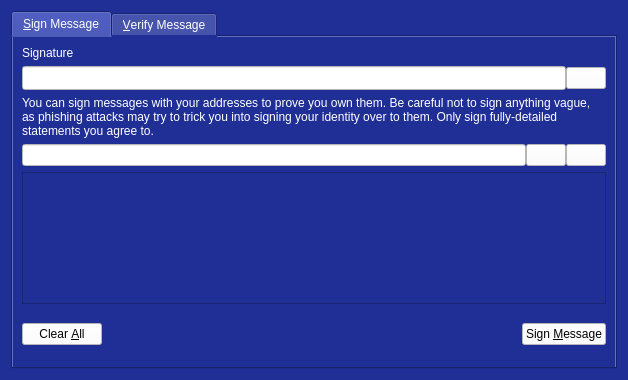
<?xml version="1.0" encoding="UTF-8"?>
<ui version="4.0">
 <class>SignVerifyMessageDialog</class>
 <widget class="QDialog" name="SignVerifyMessageDialog">
  <property name="geometry">
   <rect>
    <x>0</x>
    <y>0</y>
    <width>628</width>
    <height>380</height>
   </rect>
  </property>
  <property name="windowTitle">
   <string>Signatures - Sign / Verify a Message</string>
  </property>
  <property name="styleSheet">
   <string notr="true">background-color: rgb(32, 47, 149);
font: 57 8pt &quot;Dosis&quot;;
color: rgb(255, 255, 255);</string>
  </property>
  <property name="modal">
   <bool>true</bool>
  </property>
  <layout class="QVBoxLayout" name="verticalLayout">
   <item>
    <widget class="QTabWidget" name="tabWidget">
     <property name="currentIndex">
      <number>0</number>
     </property>
     <widget class="QWidget" name="tabSignMessage">
      <attribute name="title">
       <string>&amp;Sign Message</string>
      </attribute>
      <layout class="QVBoxLayout" name="verticalLayout_SM">
       <item>
        <widget class="QLabel" name="signatureLabel_SM">
         <property name="text">
          <string>Signature</string>
         </property>
         <property name="textFormat">
          <enum>Qt::PlainText</enum>
         </property>
        </widget>
       </item>
       <item>
        <layout class="QHBoxLayout" name="horizontalLayout_2_SM">
         <property name="spacing">
          <number>0</number>
         </property>
         <item>
          <widget class="QLineEdit" name="signatureOut_SM">
           <property name="font">
            <font>
             <family>Dosis</family>
             <pointsize>8</pointsize>
             <weight>7</weight>
             <italic>false</italic>
             <bold>false</bold>
            </font>
           </property>
           <property name="styleSheet">
            <string notr="true">background-color: rgb(255, 255, 255);
color: rgb(0, 0, 0);</string>
           </property>
           <property name="readOnly">
            <bool>true</bool>
           </property>
          </widget>
         </item>
         <item>
          <widget class="QPushButton" name="copySignatureButton_SM">
           <property name="toolTip">
            <string>Copy the current signature to the system clipboard</string>
           </property>
           <property name="styleSheet">
            <string notr="true">background-color: rgb(255, 255, 255);
color: rgb(0, 0, 0);</string>
           </property>
           <property name="text">
            <string/>
           </property>
           <property name="icon">
            <iconset>
             <normaloff>:/icons/editcopy</normaloff>:/icons/editcopy</iconset>
           </property>
           <property name="autoDefault">
            <bool>false</bool>
           </property>
          </widget>
         </item>
        </layout>
       </item>
       <item>
        <widget class="QLabel" name="infoLabel_SM">
         <property name="text">
          <string>You can sign messages with your addresses to prove you own them. Be careful not to sign anything vague, as phishing attacks may try to trick you into signing your identity over to them. Only sign fully-detailed statements you agree to.</string>
         </property>
         <property name="textFormat">
          <enum>Qt::PlainText</enum>
         </property>
         <property name="wordWrap">
          <bool>true</bool>
         </property>
        </widget>
       </item>
       <item>
        <layout class="QHBoxLayout" name="horizontalLayout_1_SM">
         <property name="spacing">
          <number>0</number>
         </property>
         <item>
          <widget class="QValidatedLineEdit" name="addressIn_SM">
           <property name="toolTip">
            <string>The BITG address to sign the message with</string>
           </property>
           <property name="styleSheet">
            <string notr="true">background-color: rgb(255, 255, 255);
color: rgb(0, 0, 0);</string>
           </property>
          </widget>
         </item>
         <item>
          <widget class="QPushButton" name="addressBookButton_SM">
           <property name="toolTip">
            <string>Choose previously used address</string>
           </property>
           <property name="styleSheet">
            <string notr="true">background-color: rgb(255, 255, 255);
color: rgb(0, 0, 0);</string>
           </property>
           <property name="text">
            <string/>
           </property>
           <property name="icon">
            <iconset>
             <normaloff>:/icons/address-book</normaloff>:/icons/address-book</iconset>
           </property>
           <property name="shortcut">
            <string>Alt+A</string>
           </property>
           <property name="autoDefault">
            <bool>false</bool>
           </property>
          </widget>
         </item>
         <item>
          <widget class="QPushButton" name="pasteButton_SM">
           <property name="toolTip">
            <string>Paste address from clipboard</string>
           </property>
           <property name="styleSheet">
            <string notr="true">background-color: rgb(255, 255, 255);
color: rgb(0, 0, 0);</string>
           </property>
           <property name="text">
            <string/>
           </property>
           <property name="icon">
            <iconset>
             <normaloff>:/icons/editpaste</normaloff>:/icons/editpaste</iconset>
           </property>
           <property name="shortcut">
            <string>Alt+P</string>
           </property>
           <property name="autoDefault">
            <bool>false</bool>
           </property>
          </widget>
         </item>
        </layout>
       </item>
       <item>
        <widget class="QPlainTextEdit" name="messageIn_SM">
         <property name="toolTip">
          <string>Enter the message you want to sign here</string>
         </property>
        </widget>
       </item>
       <item>
        <layout class="QHBoxLayout" name="horizontalLayout_3_SM">
         <item>
          <widget class="QPushButton" name="clearButton_SM">
           <property name="toolTip">
            <string>Reset all sign message fields</string>
           </property>
           <property name="styleSheet">
            <string notr="true">background-color: rgb(255, 255, 255);
color: rgb(0, 0, 0);</string>
           </property>
           <property name="text">
            <string>Clear &amp;All</string>
           </property>
           <property name="autoDefault">
            <bool>false</bool>
           </property>
          </widget>
         </item>
         <item>
          <spacer name="horizontalSpacer_1_SM">
           <property name="orientation">
            <enum>Qt::Horizontal</enum>
           </property>
           <property name="sizeHint" stdset="0">
            <size>
             <width>40</width>
             <height>48</height>
            </size>
           </property>
          </spacer>
         </item>
         <item>
          <widget class="QLabel" name="statusLabel_SM">
           <property name="font">
            <font>
             <family>Dosis</family>
             <pointsize>8</pointsize>
             <weight>7</weight>
             <italic>false</italic>
             <bold>false</bold>
            </font>
           </property>
           <property name="text">
            <string/>
           </property>
           <property name="wordWrap">
            <bool>true</bool>
           </property>
          </widget>
         </item>
         <item>
          <spacer name="horizontalSpacer_2_SM">
           <property name="orientation">
            <enum>Qt::Horizontal</enum>
           </property>
           <property name="sizeHint" stdset="0">
            <size>
             <width>40</width>
             <height>48</height>
            </size>
           </property>
          </spacer>
         </item>
         <item>
          <widget class="QPushButton" name="signMessageButton_SM">
           <property name="toolTip">
            <string>Sign the message to prove you own this BITG address</string>
           </property>
           <property name="styleSheet">
            <string notr="true">background-color: rgb(255, 255, 255);
color: rgb(0, 0, 0);</string>
           </property>
           <property name="text">
            <string>Sign &amp;Message</string>
           </property>
           <property name="autoDefault">
            <bool>false</bool>
           </property>
          </widget>
         </item>
        </layout>
       </item>
      </layout>
     </widget>
     <widget class="QWidget" name="tabVerifyMessage">
      <attribute name="title">
       <string>&amp;Verify Message</string>
      </attribute>
      <layout class="QVBoxLayout" name="verticalLayout_VM">
       <item>
        <widget class="QLabel" name="infoLabel_VM">
         <property name="text">
          <string>Enter the signing address, message (ensure you copy line breaks, spaces, tabs, etc. exactly) and signature below to verify the message. Be careful not to read more into the signature than what is in the signed message itself, to avoid being tricked by a man-in-the-middle attack.</string>
         </property>
         <property name="textFormat">
          <enum>Qt::PlainText</enum>
         </property>
         <property name="alignment">
          <set>Qt::AlignLeading|Qt::AlignLeft|Qt::AlignTop</set>
         </property>
         <property name="wordWrap">
          <bool>true</bool>
         </property>
        </widget>
       </item>
       <item>
        <layout class="QHBoxLayout" name="horizontalLayout_1_VM">
         <property name="spacing">
          <number>0</number>
         </property>
         <item>
          <widget class="QValidatedLineEdit" name="addressIn_VM">
           <property name="toolTip">
            <string>The BITG address the message was signed with</string>
           </property>
           <property name="styleSheet">
            <string notr="true">background-color: rgb(255, 255, 255);
color: rgb(0, 0, 0);</string>
           </property>
          </widget>
         </item>
         <item>
          <widget class="QPushButton" name="addressBookButton_VM">
           <property name="toolTip">
            <string>Choose previously used address</string>
           </property>
           <property name="styleSheet">
            <string notr="true">background-color: rgb(255, 255, 255);
color: rgb(0, 0, 0);</string>
           </property>
           <property name="text">
            <string/>
           </property>
           <property name="icon">
            <iconset>
             <normaloff>:/icons/address-book</normaloff>:/icons/address-book</iconset>
           </property>
           <property name="shortcut">
            <string>Alt+A</string>
           </property>
           <property name="autoDefault">
            <bool>false</bool>
           </property>
          </widget>
         </item>
        </layout>
       </item>
       <item>
        <widget class="QPlainTextEdit" name="messageIn_VM"/>
       </item>
       <item>
        <widget class="QValidatedLineEdit" name="signatureIn_VM"/>
       </item>
       <item>
        <layout class="QHBoxLayout" name="horizontalLayout_2_VM">
         <item>
          <widget class="QPushButton" name="clearButton_VM">
           <property name="toolTip">
            <string>Reset all verify message fields</string>
           </property>
           <property name="styleSheet">
            <string notr="true">background-color: rgb(255, 255, 255);
color: rgb(0, 0, 0);</string>
           </property>
           <property name="text">
            <string>Clear &amp;All</string>
           </property>
           <property name="autoDefault">
            <bool>false</bool>
           </property>
          </widget>
         </item>
         <item>
          <spacer name="horizontalSpacer_1_VM">
           <property name="orientation">
            <enum>Qt::Horizontal</enum>
           </property>
           <property name="sizeHint" stdset="0">
            <size>
             <width>40</width>
             <height>48</height>
            </size>
           </property>
          </spacer>
         </item>
         <item>
          <widget class="QLabel" name="statusLabel_VM">
           <property name="font">
            <font>
             <family>Dosis</family>
             <pointsize>8</pointsize>
             <weight>7</weight>
             <italic>false</italic>
             <bold>false</bold>
            </font>
           </property>
           <property name="text">
            <string/>
           </property>
           <property name="wordWrap">
            <bool>true</bool>
           </property>
          </widget>
         </item>
         <item>
          <spacer name="horizontalSpacer_2_VM">
           <property name="orientation">
            <enum>Qt::Horizontal</enum>
           </property>
           <property name="sizeHint" stdset="0">
            <size>
             <width>40</width>
             <height>48</height>
            </size>
           </property>
          </spacer>
         </item>
         <item>
          <widget class="QPushButton" name="verifyMessageButton_VM">
           <property name="toolTip">
            <string>Verify the message to ensure it was signed with the specified BITG address</string>
           </property>
           <property name="styleSheet">
            <string notr="true">background-color: rgb(255, 255, 255);
color: rgb(0, 0, 0);</string>
           </property>
           <property name="text">
            <string>Verify &amp;Message</string>
           </property>
           <property name="autoDefault">
            <bool>false</bool>
           </property>
          </widget>
         </item>
        </layout>
       </item>
      </layout>
     </widget>
    </widget>
   </item>
  </layout>
 </widget>
 <customwidgets>
  <customwidget>
   <class>QValidatedLineEdit</class>
   <extends>QLineEdit</extends>
   <header>qvalidatedlineedit.h</header>
  </customwidget>
 </customwidgets>
 <resources>
  <include location="../enchant.qrc"/>
 </resources>
 <connections/>
</ui>
